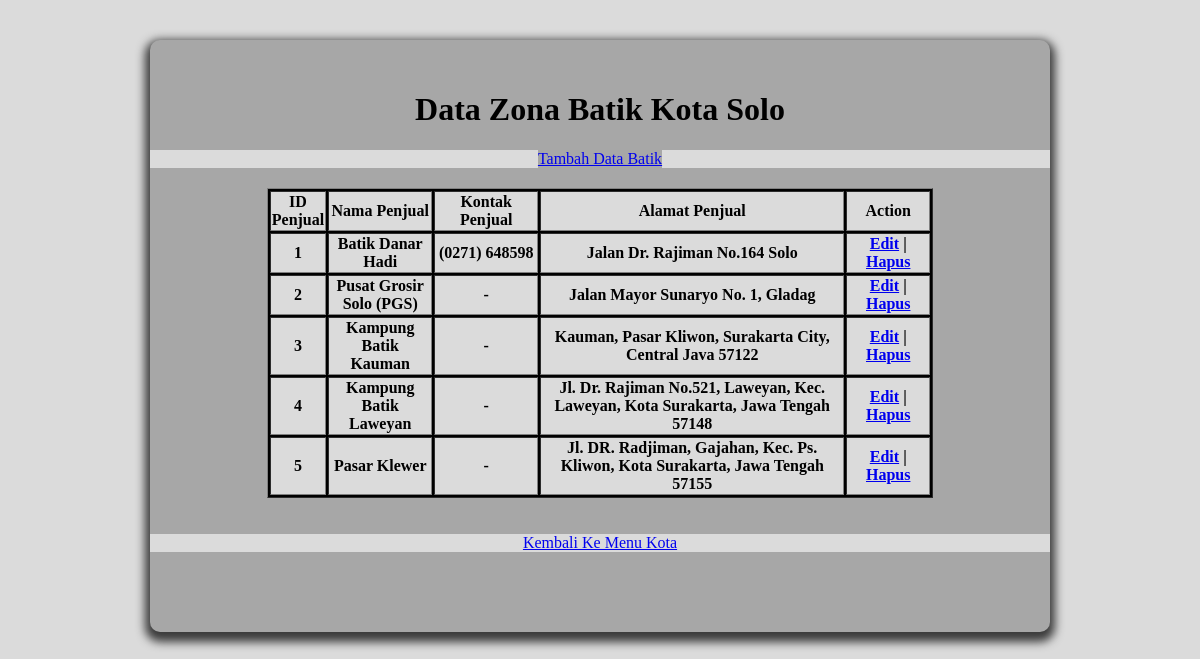
Page /BATIK5/kota/data_solo.php on the committed database.
### tables this page shows
CREATE TABLE `solo` (
  `id` int(11) NOT NULL,
  `nama_penjual` varchar(200) NOT NULL,
  `kontak` varchar(200) NOT NULL,
  `alamat` varchar(200) NOT NULL
);

### BATIK5/kota/data_solo.php (the view, shortened to what this page needs)
<?php
include '../login/koneksi.php';
?>
<!DOCTYPE html>
<html lang="en">
<head>
    <link rel="stylesheet" href="../css/style_isi.css">
</head>
<body>
    <div class="utama">
            <h1 style="text-align: center;" class="head">Data Zona Batik Kota Solo</h1>
                <div class="tambah"><center><a href="../isi/InputDataBatik.php" class="tambah">Tambah Data Batik</a></center></div>
                <table border="1" style="margin: auto;" class="table">
                    <thead>
                        <tr>
                            <th>ID Penjual</th>
                            <th>Nama Penjual</th>
                            <th>Kontak Penjual</th>
                            <th>Alamat Penjual</th>
                            <th>Action</th>
                        </tr>
                    </thead>
                    <?php $result = mysqli_query($koneksi, "SELECT * FROM solo"); ?>
                    <?php foreach ($result as $row) : ?>
                        <tbody>
                            <tr>
                                <th style="width: 40px;"><?= $row['id']; ?></th>
                                <th style="width: 100px;"><?= $row['nama_penjual']; ?></th>
                                <th style="width: 100px;"><?= $row['kontak']; ?></th>
                                <th style="width: 300px;"><?= $row['alamat']; ?></th>
                                <th style="width: 80px;">
                                    <a href="../isi/EditDataBatik.php?id=<?= $row['id']; ?>">Edit</a> |
                                    <a href="../isi/HapusDataBatik.php?id=<?= $row['id']; ?>"onclick="return confirm('Yakin?');">Hapus</a>
                                </th>
                            </tr>
                        </tbody>
                    <?php endforeach; ?>
                </table>
                <br><br>
                <center><a href="../isi/Tampilan_admin.php">Kembali Ke Menu Kota</a></center>
    </div>
</body>
</html>

### BATIK5/css/style_isi.css (style rules this page uses)
* { background-color: rgb(219, 219, 219); }
.utama { width: 900px; height: 50%; margin: 2.5em auto; padding-top: 30px; padding-bottom: 80px; border-radius: 10px; background: rgb(167, 167, 167); box-sizing: border-box; box-shadow: 0 5px 10px 5px rgb(59, 59, 59); }
.head { text-align: center; background: rgb(167, 167, 167); }
.tambah { text-align: center; padding-bottom: 20px; background: rgb(167, 167, 167); }
.table { background-color: black; }

### rows in the picture
solo: id "1", nama_penjual "Batik Danar Hadi", kontak "(0271) 648598", alamat "Jalan Dr. Rajiman No.164 Solo"
solo: id "2", nama_penjual "Pusat Grosir Solo (PGS)", kontak "-", alamat "Jalan Mayor Sunaryo No. 1, Gladag"
solo: id "3", nama_penjual "Kampung Batik Kauman", kontak "-", alamat "Kauman, Pasar Kliwon, Surakarta City, Central Java 57122"
solo: id "4", nama_penjual "Kampung Batik Laweyan", kontak "-", alamat "Jl. Dr. Rajiman No.521, Laweyan, Kec. Laweyan, Kota Surakarta, Jawa Tengah 57148"
solo: id "5", nama_penjual "Pasar Klewer", kontak "-", alamat "Jl. DR. Radjiman, Gajahan, Kec. Ps. Kliwon, Kota Surakarta, Jawa Tengah 57155"
